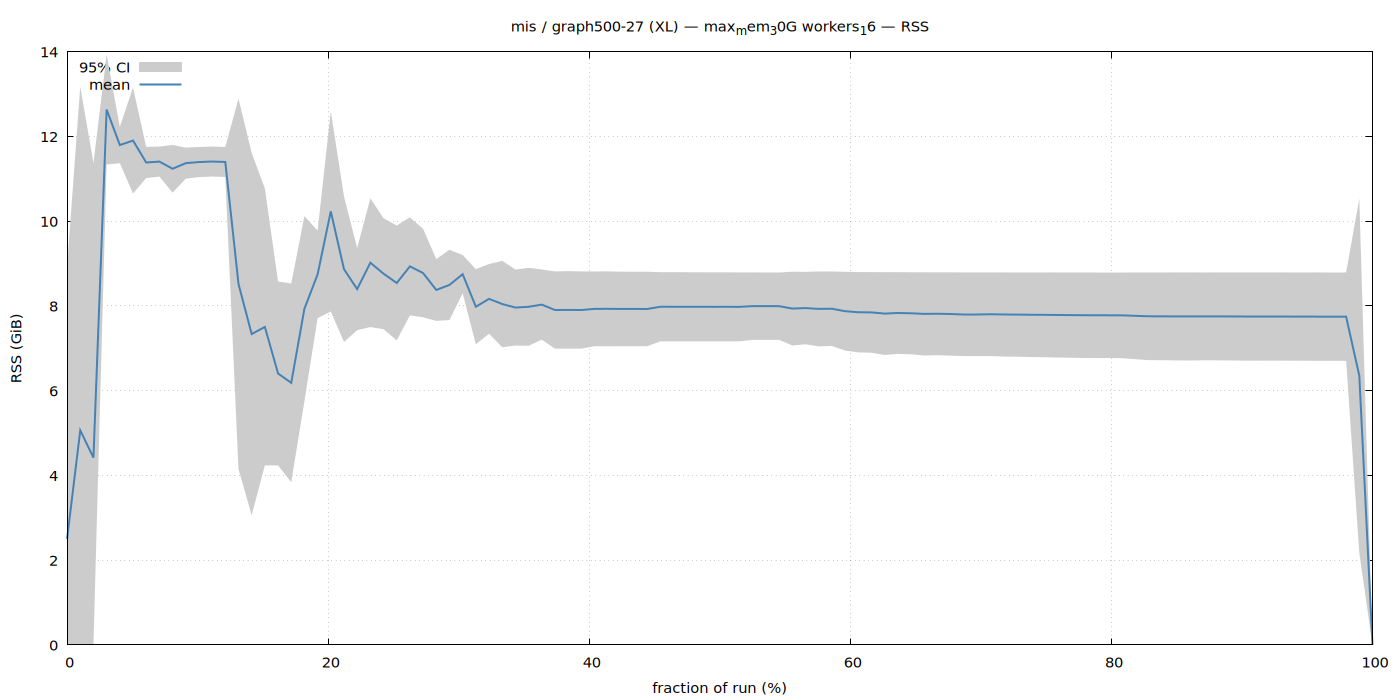

The gnuplot source for this figure:
set terminal pngcairo size 1400,700 enhanced font 'Sans,11'
set output '/home/ubuntu/nvm/gfrs/mis/XL/graph500-27/max_mem_30G_workers_16/rss.png'
set title "mis / graph500-27 (XL) — max_mem_30G workers_16 — RSS"
set xlabel 'fraction of run (%)'
set ylabel 'RSS (GiB)'
set grid
set key top left
set yrange [0:*]
plot '/home/ubuntu/nvm/gfrs/mis/XL/graph500-27/max_mem_30G_workers_16/rss.dat' using 1:3:4 with filledcurves lc rgb '#cccccc' title '95% CI', \
     '' using 1:2 with lines lw 2 lc rgb '#4682b4' title 'mean'
